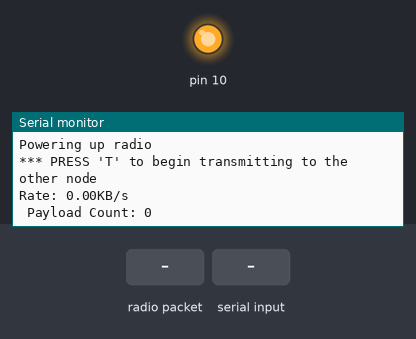
The sketch below on a simulated Arduino Uno, built with avr-gcc and run on an emulated ATmega328P. Shown: output pins drawn as LEDs (lit = HIGH), the last lines printed to the serial monitor. The inputs (shaded band) are chosen by the test bench. Random numbers use the default seed unless the sketch sets one; no radio packets arrive unless stated; pins used as bus, display or sensor lines are not drawn.

Above: at 1.7 s.
1.8 s: radio packet "T" arrives
At 2.8 s:
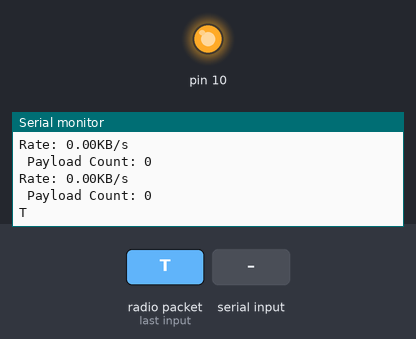
4.5 s: "T" received over Serial
At 5.2 s:
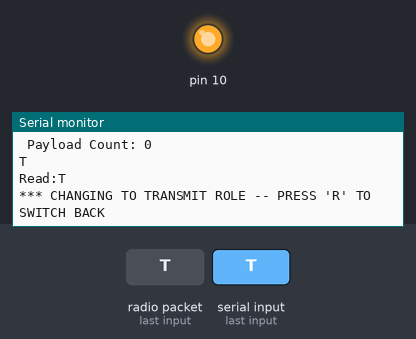
6.0 s: "R" received over Serial
At 8.4 s:
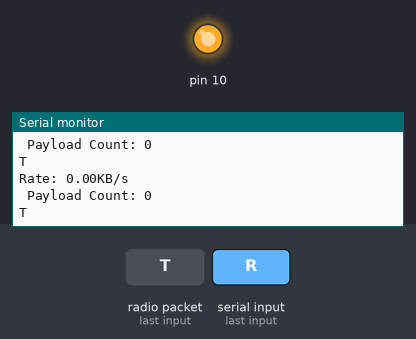
8.5 s: radio packet "R" arrives
At 9.6 s:
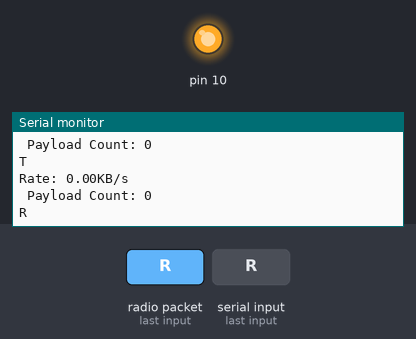
11.5 s: radio packet "1" arrives
At 12.9 s:
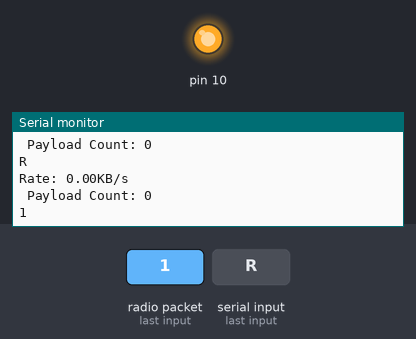
14.5 s: "1" received over Serial
At 14.9 s:
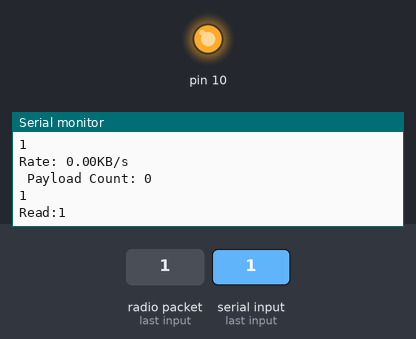

Measured:
- after the input at 1.8 s, the serial monitor: prints a new line after 0.24 s (image 1)
- after the input at 4.5 s, the serial monitor: prints a new line at once (image 2)
- after the input at 6.0 s, the serial monitor: prints a new line after 1.0 s (image 3)
- after the input at 8.5 s, the serial monitor: prints a new line after 0.60 s (image 4)
- after the input at 11.5 s, the serial monitor: prints a new line after 0.60 s (image 5)
- after the input at 14.5 s, the serial monitor: prints a new line at once (image 6)

The sketch:

RF24_Transfer.ino
```cpp
// (licence header left out)
/** General Data Transfer Rate Test
 * This example demonstrates basic data transfer functionality with the
 updated library. This example will display the transfer rates acheived using
 the slower form of high-speed transfer using blocking-writes.
 */


#include <SPI.h>
#include "RF24.h"
#include "printf.h"

/*************  USER Configuration *****************************/
                                          // Hardware configuration
RF24 radio(9, 10);                        // Set up nRF24L01 radio on SPI bus plus pins 8 & 9

/***************************************************************/

const uint64_t pipes[2] = { 0xABCDABCD71LL, 0x544d52687CLL };   // Radio pipe addresses for the 2 nodes to communicate.

byte data[32];                           //Data buffer for testing data transfer speeds

unsigned long counter, rxTimer;          //Counter and timer for keeping track transfer info
unsigned long startTime, stopTime;
int TX=1,RX=0,role=0;

void setup(void) {

  // The UNO Adapter uses pin 10 as Vcc
  pinMode(10,OUTPUT);
  digitalWrite(10,HIGH);
  delay(500);

  Serial.begin(9600);
  printf_begin();

  radio.begin();                           // Setup and configure rf radio
  radio.setChannel(1);
  radio.setPALevel(RF24_PA_MAX);
  radio.setDataRate(RF24_1MBPS);
  radio.setAutoAck(1);                     // Ensure autoACK is enabled
  radio.setRetries(2,15);                   // Optionally, increase the delay between retries & # of retries
  radio.setCRCLength(RF24_CRC_8);
  radio.openWritingPipe(pipes[0]);
  radio.openReadingPipe(1,pipes[1]);

  radio.startListening();                 // Start listening
  radio.printDetails();                   // Dump the configuration of the rf unit for debugging

  Serial.println("\n\rRF24/examples/Transfer Rates/\n\r");

  Serial.println("Seeding Random");
  randomSeed(analogRead(0));              //Seed for random number generation

  for(int i=0; i<32; i++){
     data[i] = random(255);               //Load the buffer with random data
  }

  Serial.println("Powering up radio");
  radio.powerUp();                        //Power up the radio

  Serial.println("*** PRESS 'T' to begin transmitting to the other node\n\r");
}

void loop(void){


  if(role == TX){

    delay(2000);

    printf("Initiating Basic Data Transfer\n\r");

    unsigned long cycles = 10000; //Change this to a higher or lower number.

    startTime = millis();
    unsigned long pauseTime = millis();

    for(int i=0; i<cycles; i++){        //Loop through a number of cycles
      data[0] = i;                      //Change the first byte of the payload for identification
      if(!radio.writeFast(&data,32)){   //Write to the FIFO buffers
        counter++;                      //Keep count of failed payloads
      }

      //This is only required when NO ACK ( enableAutoAck(0) ) payloads are used
//      if(millis() - pauseTime > 3){
//        pauseTime = millis();
//        radio.txStandBy();          // Need to drop out of TX mode every 4ms if sending a steady stream of multicast data
//        //delayMicroseconds(130);     // This gives the PLL time to sync back up
//      }
      //Serial.println(i);
    }

   stopTime = millis();
                                         //This should be called to wait for completion and put the radio in standby mode after transmission, returns 0 if data still in FIFO (timed out), 1 if success
   if(!radio.txStandBy()){ counter+=3; } //Standby, block only until FIFO empty or auto-retry timeout. Flush TX FIFO if failed
   //radio.txStandBy(1000);              //Standby, using extended timeout period of 1 second

   float numBytes = cycles*32;
   unsigned long duration = (stopTime - startTime);
   float rate = duration > 0 ? numBytes / duration : -1;

   Serial.print("Transfer complete at "); Serial.print(rate); printf(" KB/s \n\r");
   Serial.print(counter); Serial.print(" of "); Serial.print(cycles); printf(" Packets Failed to Send\n\r");
   counter = 0;

   }


  if(role == RX){
    char buf[101];
    counter = 0;
    while(radio.available()){
      radio.read(&data,32);
      buf[counter] = data[0];
      counter++;
      if (counter > 100) {
        buf[counter] = 0;
        break;
      }
    }

    if(millis() - rxTimer > 1000){
      rxTimer = millis();
      float numBytes = (counter*32)/1000.0;
      Serial.print("Rate: ");
      Serial.print(numBytes);
      Serial.print("KB/s \n Payload Count: ");
      Serial.println(counter);
      Serial.println(buf);
      counter = 0;
    }
  }

  //
  // Change roles
  //

  if ( Serial.available() )
  {
    char c = toupper(Serial.read());
    Serial.print("Read:");
    Serial.println(c);

    if ( c == 'T' && role == RX )
    {
      Serial.println("*** CHANGING TO TRANSMIT ROLE -- PRESS 'R' TO SWITCH BACK\n\r");
      radio.openWritingPipe(pipes[1]);
      radio.openReadingPipe(1,pipes[0]);
      radio.stopListening();
      role = TX;                  // Become the primary transmitter (ping out)
    }
    else if ( c == 'R' && role == TX )
    {
      radio.openWritingPipe(pipes[0]);
      radio.openReadingPipe(1,pipes[1]);
      radio.startListening();
      Serial.println("*** CHANGING TO RECEIVE ROLE -- PRESS 'T' TO SWITCH BACK\n\r");
      role = RX;                // Become the primary receiver (pong back)
    }
  }

}
```
